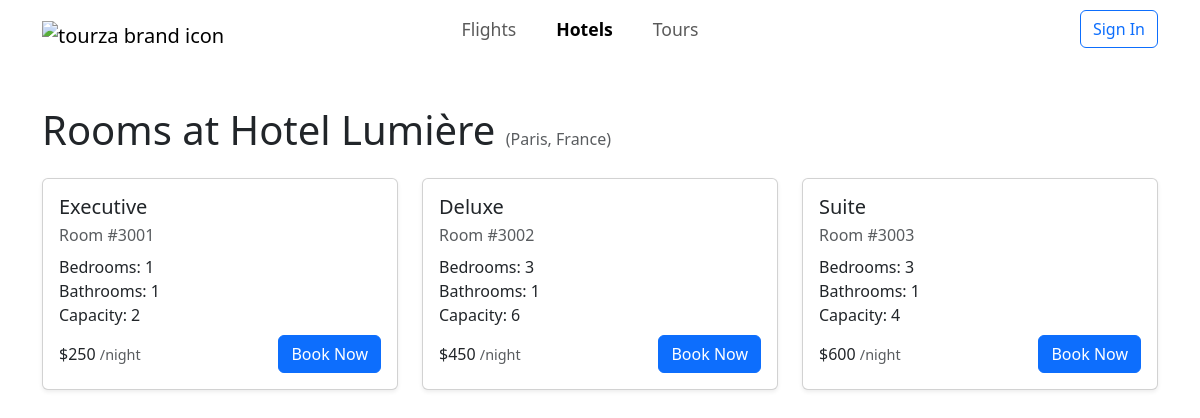
The app's page /rooms.php?hotel_id=101 with its own data.
### tables this page shows
CREATE TABLE `hotels` (
  `Hotel_ID` int(11) NOT NULL,
  `Location` varchar(100) NOT NULL,
  `Name` varchar(100) NOT NULL,
  `Stars` varchar(20) DEFAULT NULL,
  PRIMARY KEY (`Hotel_ID`)
);

CREATE TABLE `rooms` (
  `Room_number` varchar(10) NOT NULL,
  `Bedrooms` int(11) DEFAULT NULL,
  `Bathrooms` int(11) DEFAULT NULL,
  `Room_type` varchar(50) DEFAULT NULL,
  `Capacity` int(11) DEFAULT NULL,
  `H_Hotel_ID` int(11) NOT NULL,
  `cost_night` int(11) DEFAULT NULL,
  PRIMARY KEY (`Room_number`, `H_Hotel_ID`),
  KEY `H_Hotel_ID` (`H_Hotel_ID`)
);

### auth.php (called while the page is built, shortened)
<?php
class Auth {
    public function isLoggedIn() {
        return isset($_SESSION['user_id']);
    }
}
?>

### rooms.php (the view, shortened to what this page needs)
<?php
require_once 'auth.php';
$auth = new Auth();
$isLoggedIn = $auth->isLoggedIn();
$currentUser = $auth->getCurrentUser();
$hotelId = $_GET['hotel_id'] ?? null;
$hotelStmt = $pdo->prepare("SELECT * FROM hotels WHERE Hotel_ID = ?");
$hotelStmt->execute([$hotelId]);
$hotel = $hotelStmt->fetch();
$roomsStmt = $pdo->prepare("SELECT * FROM rooms WHERE H_Hotel_ID = ? ORDER BY cost_night ASC");
$roomsStmt->execute([$hotelId]);
$rooms = $roomsStmt->fetchAll();
?>
<!DOCTYPE html>
<html lang="en">
<head>
    <link href="https://cdn.jsdelivr.net/npm/bootstrap@5.3.0/dist/css/bootstrap.min.css" rel="stylesheet">
    <link href="./styles.css" rel="stylesheet">
</head>
<body>
<nav class="navbar navbar-expand-lg">
    <div class="container-fluid">
        <a class="navbar-brand" href="index.php"><img src="./images/logo.svg" alt="tourza brand icon"></a>
        <ul class="navbar-nav flex-row ms-3 justify-content-center" style="gap: 1.5rem; font-weight: 500; font-size: 1.1rem;">
            <li class="nav-item"><a class="nav-link px-2" href="index.php#flight-search">Flights</a></li>
            <li class="nav-item"><a class="nav-link px-2 active" href="hotels.php">Hotels</a></li>
            <li class="nav-item"><a class="nav-link px-2" href="tours.php">Tours</a></li>
        </ul>
        <div class="d-flex">
            <?php if ($isLoggedIn): ?>
                <div class="dropdown">
                    <button class="btn btn-link dropdown-toggle" type="button" id="userDropdown" data-bs-toggle="dropdown" aria-expanded="false">
                        <img src="<?php echo $currentUser['profile_picture'] ?? './images/default-avatar.png'; ?>" alt="Profile" class="rounded-circle me-2" style="width: 24px; height: 24px;">
                        <?php echo $currentUser['first_name']; ?>
                    </button>
                    <ul class="dropdown-menu" aria-labelledby="userDropdown">
                        <li><a class="dropdown-item" href="profile.php">Profile</a></li>
                        <li><a class="dropdown-item" href="bookings.php">My Bookings</a></li>
                        <li><hr class="dropdown-divider"></li>
                        <li><a class="dropdown-item" href="#" onclick="logout()">Sign Out</a></li>
                    </ul>
                </div>
            <?php else: ?>
                <button class="btn btn-outline-primary" data-bs-toggle="modal" data-bs-target="#authModal">
                    Sign In
                </button>
            <?php endif; ?>
        </div>
    </div>
</nav>
<div class="container py-5">
    <h1 class="mb-4">Rooms at <?php echo htmlspecialchars($hotel['Name']); ?> <span class="text-muted" style="font-size:1rem;">(<?php echo htmlspecialchars($hotel['Location']); ?>)</span></h1>
    <?php if (empty($rooms)): ?>
        <div class="alert alert-info">No rooms available for this hotel.</div>
    <?php else: ?>
        <div class="row g-4">
            <?php foreach ($rooms as $room): ?>
                <div class="col-md-6 col-lg-4">
                    <div class="card h-100 shadow-sm">
                        <div class="card-body d-flex flex-column">
                            <h5 class="card-title mb-1"><?php echo htmlspecialchars($room['Room_type']); ?></h5>
                            <div class="mb-2 text-muted">Room #<?php echo htmlspecialchars($room['Room_number']); ?></div>
                            <ul class="mb-2" style="list-style:none;padding-left:0;">
                                <li><i class="fas fa-bed"></i> Bedrooms: <?php echo htmlspecialchars($room['Bedrooms']); ?></li>
                                <li><i class="fas fa-bath"></i> Bathrooms: <?php echo htmlspecialchars($room['Bathrooms']); ?></li>
                                <li><i class="fas fa-users"></i> Capacity: <?php echo htmlspecialchars($room['Capacity']); ?></li>
                            </ul>
                            <div class="mt-auto d-flex justify-content-between align-items-center">
                                <div class="hotel-price">$<?php echo number_format($room['cost_night']); ?> <span class="text-muted" style="font-size:0.9em;">/night</span></div>
                                <a href="checkout.php?type=hotel&id=<?php echo urlencode($room['Room_number']); ?>" class="btn btn-primary">Book Now</a>
                            </div>
                        </div>
                    </div>
                </div>
            <?php endforeach; ?>
        </div>
    <?php endif; ?>
</div>
</body>
</html>

### styles.css (style rules this page uses)
.container-fluid { max-width: 1140px; }
.navbar-brand { margin-right: -160px; }
.navbar-brand>img { height: 180px; margin-bottom: -380px; margin-top: -370px; }
.nav-link.active { color: #0d6efd; font-weight: bold; }

### records on screen
hotels: Name "Hotel Lumière", Location "Paris, France"
rooms: Room_type "Executive", Room_number "3001", Bedrooms "1", Bathrooms "1", Capacity "2", cost_night "250"
rooms: Room_type "Deluxe", Room_number "3002", Bedrooms "3", Bathrooms "1", Capacity "6", cost_night "450"
rooms: Room_type "Suite", Room_number "3003", Bedrooms "3", Bathrooms "1", Capacity "4", cost_night "600"
